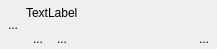
<?xml version="1.0" encoding="UTF-8"?>
<ui version="4.0">
 <class>ContactWidgetClass</class>
 <widget class="QWidget" name="ContactWidgetClass">
  <property name="geometry">
   <rect>
    <x>0</x>
    <y>0</y>
    <width>217</width>
    <height>49</height>
   </rect>
  </property>
  <property name="sizePolicy">
   <sizepolicy hsizetype="Expanding" vsizetype="Expanding">
    <horstretch>0</horstretch>
    <verstretch>0</verstretch>
   </sizepolicy>
  </property>
  <property name="windowTitle">
   <string>ContactWidget</string>
  </property>
  <layout class="QHBoxLayout" name="horizontalLayout_2">
   <property name="spacing">
    <number>1</number>
   </property>
   <property name="leftMargin">
    <number>1</number>
   </property>
   <property name="topMargin">
    <number>0</number>
   </property>
   <property name="rightMargin">
    <number>1</number>
   </property>
   <property name="bottomMargin">
    <number>0</number>
   </property>
   <item>
    <widget class="QToolButton" name="toolButtonFace">
     <property name="text">
      <string>...</string>
     </property>
     <property name="icon">
      <iconset resource="../resources.qrc">
       <normaloff>:/resources/images/contact_male.png</normaloff>:/resources/images/contact_male.png</iconset>
     </property>
     <property name="iconSize">
      <size>
       <width>42</width>
       <height>42</height>
      </size>
     </property>
     <property name="autoRaise">
      <bool>true</bool>
     </property>
    </widget>
   </item>
   <item>
    <layout class="QVBoxLayout" name="verticalLayout">
     <property name="spacing">
      <number>1</number>
     </property>
     <property name="sizeConstraint">
      <enum>QLayout::SetFixedSize</enum>
     </property>
     <item>
      <widget class="QLabel" name="labelDisplayName">
       <property name="sizePolicy">
        <sizepolicy hsizetype="Expanding" vsizetype="Expanding">
         <horstretch>0</horstretch>
         <verstretch>0</verstretch>
        </sizepolicy>
       </property>
       <property name="focusPolicy">
        <enum>Qt::TabFocus</enum>
       </property>
       <property name="text">
        <string>TextLabel</string>
       </property>
      </widget>
     </item>
     <item>
      <widget class="QFrame" name="frameTools">
       <property name="sizePolicy">
        <sizepolicy hsizetype="Expanding" vsizetype="Fixed">
         <horstretch>0</horstretch>
         <verstretch>0</verstretch>
        </sizepolicy>
       </property>
       <property name="frameShape">
        <enum>QFrame::NoFrame</enum>
       </property>
       <property name="frameShadow">
        <enum>QFrame::Plain</enum>
       </property>
       <layout class="QHBoxLayout" name="horizontalLayout">
        <property name="spacing">
         <number>0</number>
        </property>
        <property name="leftMargin">
         <number>0</number>
        </property>
        <property name="topMargin">
         <number>0</number>
        </property>
        <property name="rightMargin">
         <number>0</number>
        </property>
        <property name="bottomMargin">
         <number>0</number>
        </property>
        <item>
         <widget class="QToolButton" name="toolButton_2">
          <property name="sizePolicy">
           <sizepolicy hsizetype="Fixed" vsizetype="Fixed">
            <horstretch>0</horstretch>
            <verstretch>0</verstretch>
           </sizepolicy>
          </property>
          <property name="text">
           <string>...</string>
          </property>
          <property name="icon">
           <iconset resource="../resources.qrc">
            <normaloff>:/resources/images/metadatainfo.png</normaloff>:/resources/images/metadatainfo.png</iconset>
          </property>
          <property name="iconSize">
           <size>
            <width>12</width>
            <height>12</height>
           </size>
          </property>
          <property name="autoRaise">
           <bool>true</bool>
          </property>
         </widget>
        </item>
        <item>
         <widget class="QToolButton" name="toolButton_4">
          <property name="text">
           <string>...</string>
          </property>
          <property name="icon">
           <iconset resource="../resources.qrc">
            <normaloff>:/resources/images/email.png</normaloff>:/resources/images/email.png</iconset>
          </property>
          <property name="iconSize">
           <size>
            <width>12</width>
            <height>12</height>
           </size>
          </property>
          <property name="autoRaise">
           <bool>true</bool>
          </property>
         </widget>
        </item>
        <item>
         <spacer name="horizontalSpacer">
          <property name="orientation">
           <enum>Qt::Horizontal</enum>
          </property>
          <property name="sizeHint" stdset="0">
           <size>
            <width>40</width>
            <height>12</height>
           </size>
          </property>
         </spacer>
        </item>
        <item>
         <widget class="QToolButton" name="toolButton_3">
          <property name="text">
           <string>...</string>
          </property>
          <property name="icon">
           <iconset resource="../resources.qrc">
            <normaloff>:/resources/images/password.png</normaloff>:/resources/images/password.png</iconset>
          </property>
          <property name="iconSize">
           <size>
            <width>12</width>
            <height>12</height>
           </size>
          </property>
          <property name="autoRaise">
           <bool>true</bool>
          </property>
         </widget>
        </item>
       </layout>
      </widget>
     </item>
    </layout>
   </item>
  </layout>
 </widget>
 <layoutdefault spacing="6" margin="11"/>
 <tabstops>
  <tabstop>labelDisplayName</tabstop>
  <tabstop>toolButtonFace</tabstop>
  <tabstop>toolButton_2</tabstop>
  <tabstop>toolButton_3</tabstop>
 </tabstops>
 <resources>
  <include location="../resources.qrc"/>
 </resources>
 <connections/>
</ui>
